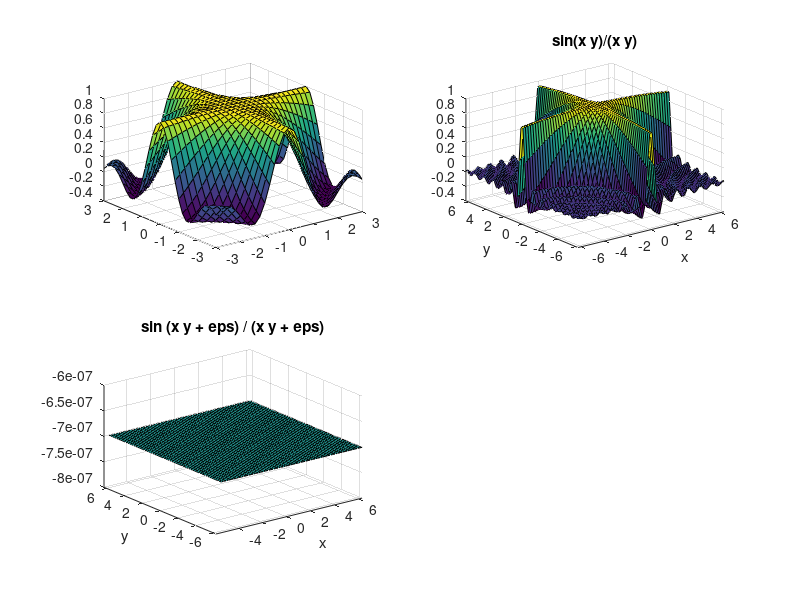

This figure's MATLAB source:
% [绘图]绘制二元函数z=xy\sin(xy)的三维表面图
[x,y]=meshgrid([-3:0.2:3]);
z=(sin(x.*y)+eps)./(x.*y+eps);
subplot(2,2,1)
surf(x,y,z)%使用 surf 画图，要求 x,y,z 是同维数的矩阵
subplot(2,2,2)
ezsurf('sin(x*y)/(x*y)')%使用符号函数画图
Z=@(x,y)sin(x*y+eps)/(x*y+eps);%定义匿名函数
subplot(2,2,3)
ezsurf(Z)%使用匿名函数画图
